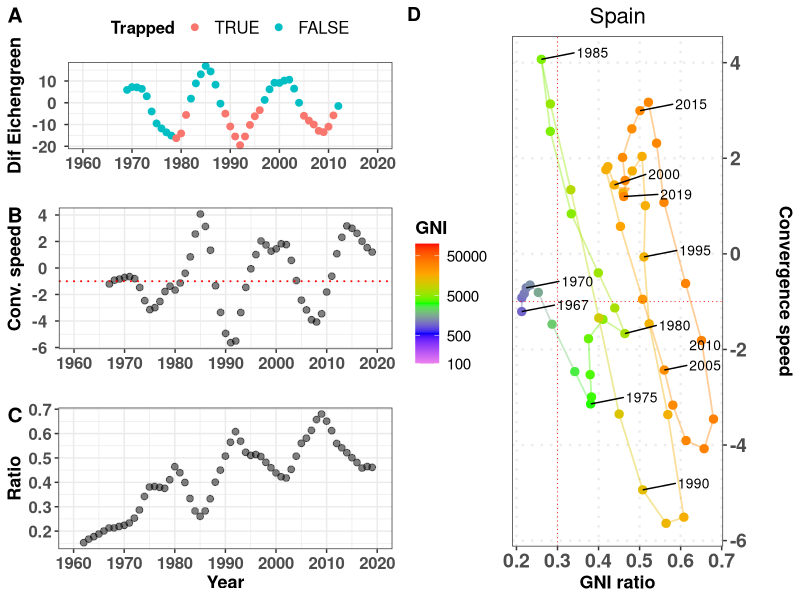
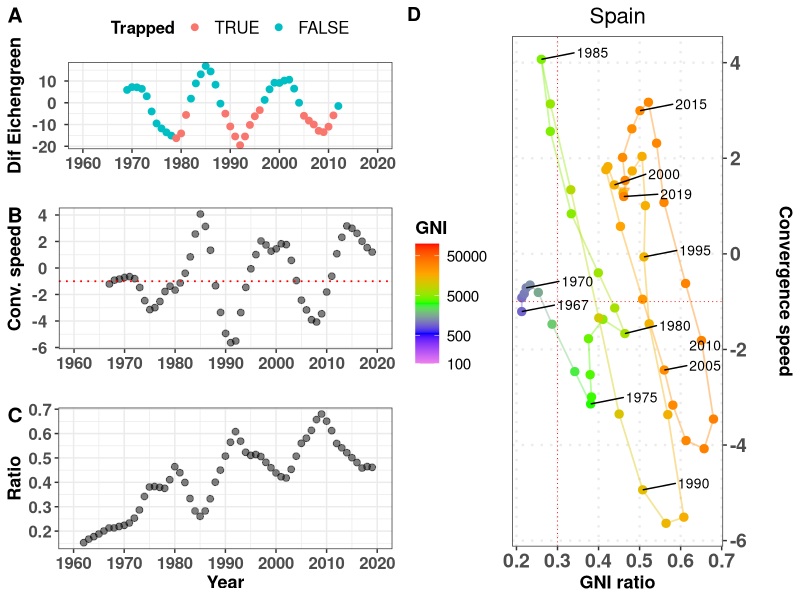
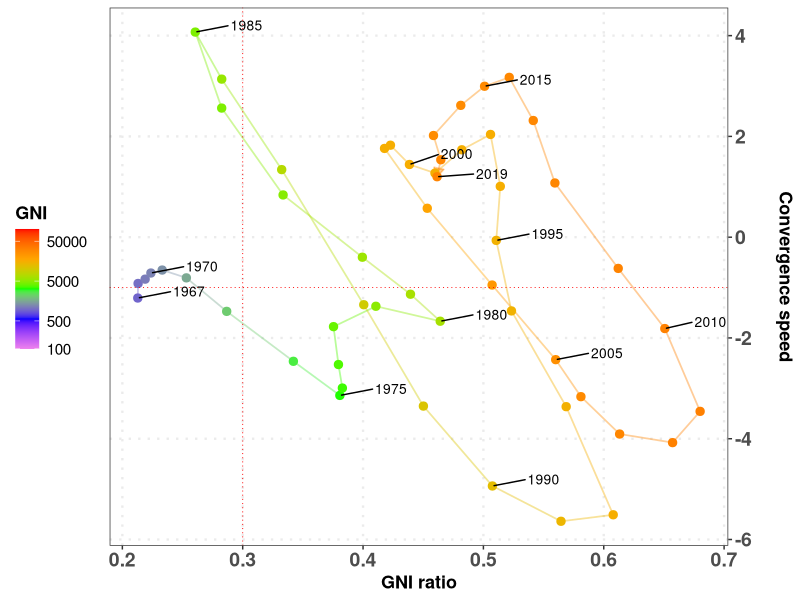
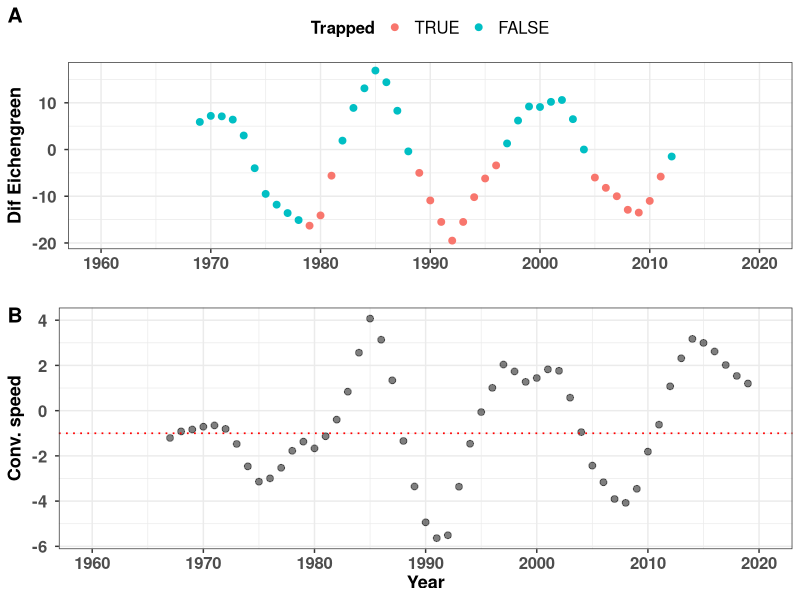
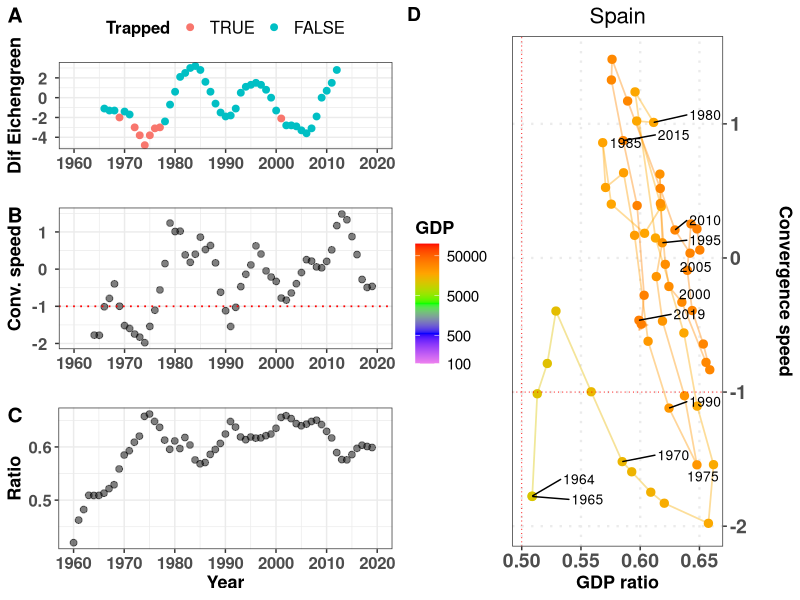
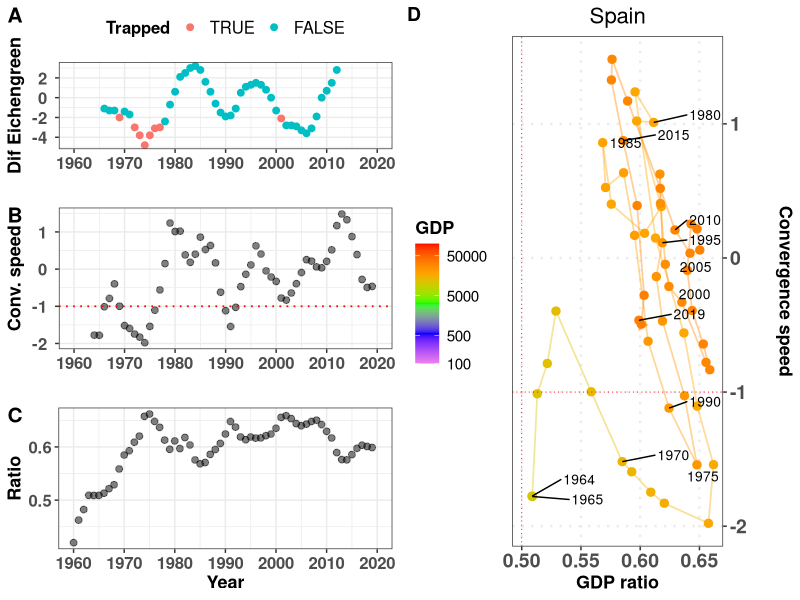
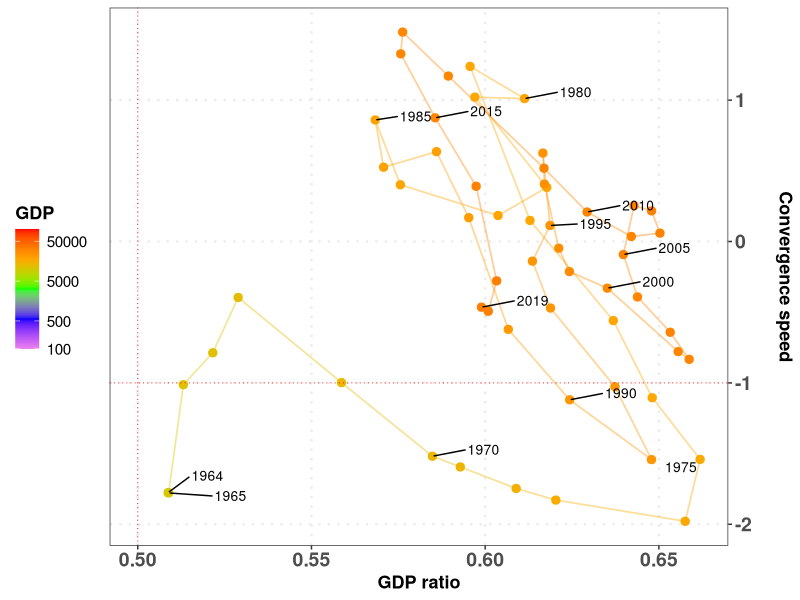
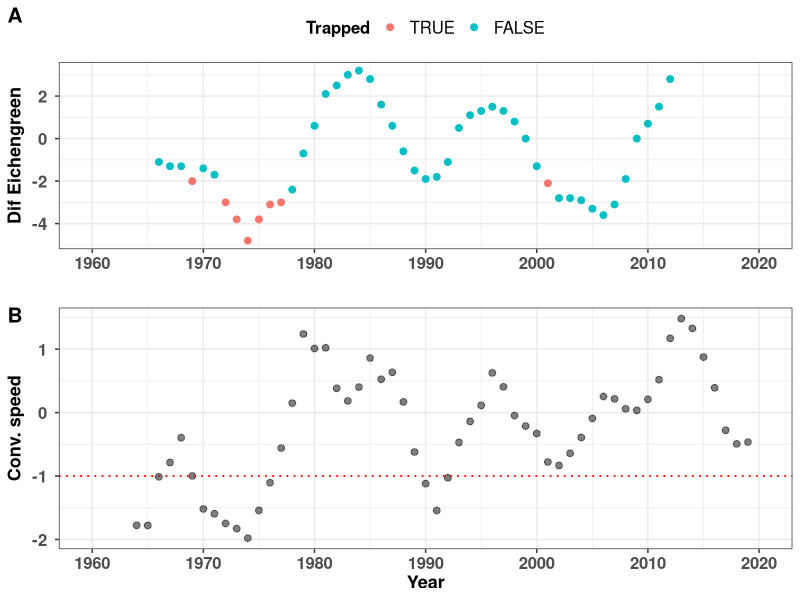

R code for these plots, in order:
# Script to generate all magnitudes
# 
# List lcriteria allows to choose GDP, GNI or both
#
# Author: Javier Garcia-Algarra
# August 2021
# 
# set print_indiv to TRUE to procude all plots
# set print_tiff to print the ALL plot in that format
#
# Inputs:  data/GDP2010_WB.csv    GNIS.csv
#          config_data/config_plots.csv
#          config_data/criteria.txt
# Results: data/all_speeds_criteria.csv
#          figs/countries

library(ggplot2)
library(ggrepel)
library(cowplot)
library(patchwork)
library(zoo)

# Function to format axis labels
scaleFUN <- function(x) sprintf("%2.f ", x)

criteria <- read.table("config_data/criteria.txt")
lcriteria <- criteria$V1

configuration_file <- read.table("config_data/config_plots.csv", sep=";", header=TRUE)
if (configuration_file$CountryCode == "MSCI"){           # Plot MSCI countries
  countries_msci <- read.csv("data/countries_msci.csv")
  lcountrycode <- countries_msci$ISOCode
} else 
  lcountrycode <- configuration_file$CountryCode

print_indiv <- configuration_file$print_indiv      # Print individual files
print_tiff <- configuration_file$print_tiff        # Produce tiff files. Be careful, each tiff file weights 24 MB!

USA_perc_middle_GNI <- 0.3
USA_perc_middle_GDP <- 0.5
gap_widening <- -1
mmovper <- 5
last_year_Ecihengreen <- 2013
tdir1 <- "figs"
tdir <- paste0(tdir1,"/countries")
if (!dir.exists(tdir))
  dir.create(tdir1)
  dir.create(tdir)

for (criteria in lcriteria)
{
  count_countries <- 0
  if (criteria == "GDP")
    USA_perc_middle <- USA_perc_middle_GDP
  else
    USA_perc_middle <- USA_perc_middle_GNI
  for (countrycode in lcountrycode)
  {
    count_countries <- count_countries + 1
    print(paste(countrycode,criteria))
    if (criteria == "GNI"){
      DATA_WB <- read.csv("data/GNIS.csv")
    } else
      DATA_WB <- read.delim2("data/GDP2010_WB.csv")
    rawdata <- DATA_WB[DATA_WB$Country.Code==countrycode,]
    usadata <- DATA_WB[DATA_WB$Country.Name=="United States",]
    country <- DATA_WB[DATA_WB$Country.Code==countrycode,]$Country.Name
    datos_pais <- data.frame("Year"=seq(1960,2019))
    datos_pais$Magnitude = 0
    datos_pais$growth = 0
    datos_pais$gb = 0
    datos_pais$ga = 0
    datos_pais$dif = 0
    datos_pais$dgrowth_dt = 0
    datos_pais$USAMagnitude = 0
    datos_pais$ratio = 0
    datos_pais$dratio_dt = 0
    datos_pais$dratio_dt_mmov = 0
    period_calc = 7
    for (i in 1960:2020){
      datos_pais$Magnitude[i-(1960)] <- as.numeric(rawdata[,4+i-1960])
      datos_pais$USAMagnitude[i-(1960)] <- as.numeric(usadata[,4+i-1960]) # USA GDP or GNI
      datos_pais$ratio[i-(1960)] <- datos_pais$Magnitude[i-(1960)]/datos_pais$USAMagnitude[i-(1960)]
    }
    for (j in 2:nrow(datos_pais))
      datos_pais$growth[j] <- 100*(datos_pais$Magnitude[j] - datos_pais$Magnitude[j-1])/
                              (datos_pais$Magnitude[j-1])  # Magnitude growth
    for (j in 2:nrow(datos_pais)){
      datos_pais$dgrowth_dt[j] <- (datos_pais$growth[j] - datos_pais$growth[j-1])
      # Gap closing speed
      datos_pais$dratio_dt[j] <- 100*(datos_pais$ratio[j] - datos_pais$ratio[j-1])
    }
    datos_pais$dratio_dt_mmov <- rollmean(datos_pais$dratio_dt, mmovper, fill = NA,  align = "right")
    
    for (j in 2:nrow(datos_pais))
      datos_pais$dratio_dt2_mmov[j] <- (datos_pais$dratio_dt_mmov[j] - datos_pais$dratio_dt_mmov[j-1])
    # criteria Eichengreen
    for (j in period_calc:nrow(datos_pais))
      datos_pais$gb[j] <- sum(datos_pais$growth[(j-(period_calc-1)):j])/period_calc
    for (j in 1:(nrow(datos_pais)-period_calc))
      datos_pais$ga[j] <- sum(datos_pais$growth[(j+1):(j+(period_calc))])/period_calc
    for (j in 1:nrow(datos_pais))
      datos_pais$dif[j] <- datos_pais$ga[j]-datos_pais$gb[j]
    datosplot <- datos_pais[period_calc:(nrow(datos_pais)-period_calc),]
    datosplot$Trapped = FALSE
    mingb = 3.5
    mindif = -2
    minMagnitude = 5000
    limityears <- c(1960,2020)
    yearlabels <- seq(1960,2020,by=10) 
    datosplot$gb = (floor(datosplot$gb* 10)+1)/10
    datosplot$dif = (floor(datosplot$dif* 10)+1)/10
    for (k in 1:nrow(datosplot)){
      datosplot$Trapped[k] = (datosplot$Magnitude[k]>minMagnitude) & (datosplot$gb[k]>=mingb) & (datosplot$dif[k] <= mindif)
    }
    pEichen <- ggplot(data= datosplot, aes(x=Year,y=dif,color=Trapped))+
         geom_point(size=2)+ylab(paste("Dif Eichengreen"))+xlab("")+
         scale_color_discrete(limits = c('TRUE', 'FALSE'))+
         scale_x_continuous(limits=limityears,breaks=yearlabels,labels=yearlabels)+ 
         scale_y_continuous(labels=scaleFUN)+
         theme_bw()+ 
         theme(legend.position="top",
               legend.title = element_text(face="bold", size=12),
               legend.text = element_text( size=12),
            axis.text.y = element_text(face="bold", size=12),
            axis.text.x = element_text(face="bold", size=12),
            axis.title.x = element_text(face="bold", size=13),
            axis.title.y  = element_text(face="bold", size=13))
    
    datosEich <- datos_pais[(datos_pais$Year >= min(datosplot$Year))&
                              (datos_pais$Year<last_year_Ecihengreen),]
    datosEich <- datos_pais 
    pClosingGapSpeed <- ggplot(data= datosEich, aes(x=Year,y=-dratio_dt_mmov))+
      geom_point(size=2,col="black",alpha=0.5)+ylab(paste("Conv. speed"))+
      geom_hline(yintercept=gap_widening, color="red",linetype = "dotted",size=0.6) +
      scale_x_continuous(limits=limityears,breaks=yearlabels,labels=yearlabels)+
      scale_y_continuous(labels=scaleFUN)+
      theme_bw()+ xlab("")+
      theme(axis.text.y = element_text(face="bold", size=12),
            axis.text.x = element_text(face="bold", size=12),
            axis.title.x = element_text(face="bold", size=13),
            axis.title.y  = element_text(face="bold", size=13))
    
    pratio <- ggplot(data= datosEich, aes(x=Year,y=ratio))+
      geom_point(size=2,col="black",alpha=0.5)+ylab(paste("Ratio"))+
      scale_x_continuous(limits=limityears, breaks=yearlabels,labels=yearlabels)+
      theme_bw() + xlab("Year")+
      theme(axis.text.y = element_text(face="bold", size=12),
                                axis.text.x = element_text(face="bold", size=12),
                                axis.title.x = element_text(face="bold", size=13),
                                axis.title.y  = element_text(face="bold", size=13))
    
    pizda <- plot_grid(
      pEichen, pClosingGapSpeed, pratio,labels=c("A","B","C"),
      label_size = 15,
      ncol = 1
    )
    
    datos_pais$Country = country
    datos_pais$CountryCode = rawdata$Country.Code[1]
    if (print_indiv){
      ppi <- 300

      my_breaks <- c(100,500,1000,2500,5000,10000,20000,50000)
      my_breaks <- c(100,500,5000,50000)
      datos_speed <- datos_pais[!is.na(datos_pais$dratio_dt_mmov),]
      pratiospeed <- ggplot(data=datos_speed) +
        geom_path(
          aes(y = -dratio_dt_mmov, x = ratio, colour=Magnitude),alpha=0.4,size = 0.6,
          arrow = arrow(length = unit(0.25, "cm"),type="closed"))+
        geom_point(aes(y = -dratio_dt_mmov, x = ratio, colour=Magnitude),size=2.5,
                 alpha=1) +
        scale_color_gradientn(name=criteria,colours=c("violet","blue","green","orange","red"),trans="log",
                                                      breaks = my_breaks, labels = my_breaks,limits=c(100,100000))+
        geom_hline(yintercept=gap_widening, color="red",linetype = "dotted",size=0.3) +
        geom_text_repel(data=subset(datos_speed,(Year%%5 == 0) | (Year==max(Year)) | (Year==min(Year))),
                    aes(label=Year,y = -dratio_dt_mmov, x = ratio), 
                    hjust=-1,vjust=-0.2, size=3.5, color= "black" ) + 
       # scale_x_sqrt(breaks = c(0.01, 0.1, 0.3, 0.5,1))+
        scale_y_continuous(position = "right")+
        ylab("Convergence speed\n") + xlab(paste(criteria,"ratio"))+
        theme_bw()+theme(panel.grid.minor = element_blank(),
                         panel.grid.major = element_line(size = 0.8,linetype = "dotted"),
                         legend.title = element_text(face="bold", size=13),
                         legend.text = element_text( size=11),
                         legend.position = "left",
                         plot.title = element_text(hjust = 0.5,size=16),
                         axis.text.y = element_text(face="bold", size=14),
                         axis.text.x = element_text(face="bold", size=14),
                         axis.title.x = element_text(face="bold", size=13),
                         axis.title.y  = element_text(face="bold", size=13))
      if ((min(datos_speed$ratio) < 1.1*USA_perc_middle) & (max(datos_speed$ratio) > USA_perc_middle))
         pratiospeed <- pratiospeed + geom_vline(xintercept=USA_perc_middle, color="red",linetype = "dotted",size=0.3)
     
      wplot <- 13
      hplot <- 7
      nfile <- paste0(tdir,"/ALL_",country,"_",criteria,"_",mmovper)
      prattitle <- pratiospeed+ ggtitle(country)
      png(paste0(nfile,".png"), width=wplot*ppi, height=hplot*ppi, res=ppi)
      todo <- plot_grid(
        pizda,prattitle,labels=c(" ","D"),
        label_size = 14,
        ncol = 2
        )#+plot_annotation(title = paste(country,criteria),
        #                  theme = theme(plot.title = element_text(size = 18)))
      print(todo)
      dev.off()
      
      if (print_tiff){
        tiff(paste0(nfile,".tiff"), width=wplot*ppi, height=hplot*ppi,res=ppi)
        print(todo)
        dev.off()
      }
      
      nfile <- paste0(tdir,"/PHASE_",country,"_",criteria,"_",mmovper)
      png(paste0(nfile,".png"), width=8*ppi, height=7*ppi, res=ppi)
      print(pratiospeed)
      dev.off()
      
      nfile <- paste0(tdir,"/TIMELINE_",country,"_",criteria,"_",mmovper)
      png(paste0(nfile,".png"), width=7*ppi, height=6*ppi, res=ppi)
      ptimes <- plot_grid(
        pEichen, pClosingGapSpeed+xlab("Year"), labels=c("A","B"),
        label_size = 15,
        ncol = 1
      )
      print(ptimes)
      dev.off()
    }
    if (count_countries == 1)
      datos_all <- datos_pais
    else
      datos_all <- rbind(datos_all,datos_pais)
  }

  refx <- USA_perc_middle
  refy <- 0
  lp <- unique(datos_all$Country)
  datadist <- data.frame("Country"=c(),"CountryCode"=c(),"distX"=c(),"distY"=c())
  for (k in lp){
    clean_data <- datos_all[(datos_all$Country == k) & !is.na(datos_all$ratio) & 
                            !is.na(datos_all$dratio_dt_mmov),]
    datosx <- datos_all[(datos_all$Country == k) & !is.na(datos_all$ratio),]$ratio
    datosy <- datos_all[(datos_all$Country == k) & !is.na(datos_all$dratio_dt_mmov),]$dratio_dt_mmov
    datadist <- rbind(datadist,data.frame("Country"=k,"CountryCode"= clean_data$CountryCode[1],
                                          "distX"=mean(clean_data$ratio),
                      "distY"=mean(clean_data$dratio_dt_mmov)))
  }
  
  datos_total <- subset(datos_all,select=-c(ga,gb))
  if (length(lcountrycode)>1)  # to avoid accidental overwriting when testing with a short list
     write.csv(datos_total,paste0("data/all_speeds_",criteria,".csv"),row.names = FALSE)
     remove("datos_total")

  
}
